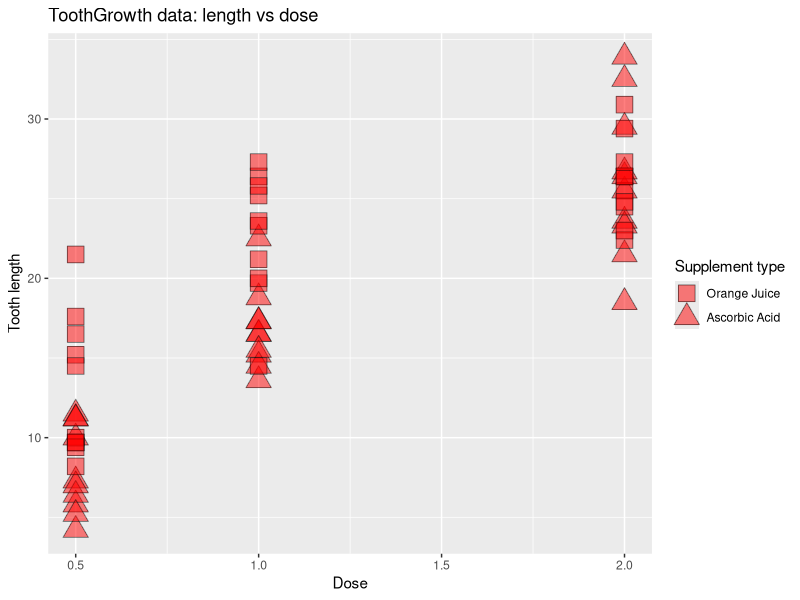

The R source for this figure:
## ---- chunk 1
library(dplyr)
library(datasets)
library(ggplot2)
## ---- chunk 2
data(ToothGrowth)
# ?ToothGrowth
summary(ToothGrowth)
str(ToothGrowth)
print(ggplot(data=ToothGrowth, aes(x=dose, y=len, shape=supp)) +
             xlab("Dose") +
             ylab("Tooth length") +
      ggtitle("ToothGrowth data: length vs dose") +              
      geom_point(size=6, alpha=0.5, fill="red") + #guides(shape=FALSE) +
        scale_shape_manual(values=c(22, 24),
                           name="Supplement type",
                       breaks=c("OJ", "VC"),
                       labels=c("Orange Juice", "Ascorbic Acid"))  
              )
## ---- chunk 3
CheckIntervalByDose <- function(supp,before,after) {
      d<-t.test(ToothGrowth$len[ToothGrowth$supp == supp & ToothGrowth$dose == after],
       ToothGrowth$len[ToothGrowth$supp == supp & ToothGrowth$dose == before]
       )$conf.int
m<-mean(ToothGrowth$len[ToothGrowth$supp == supp & ToothGrowth$dose == after]) -
        mean(ToothGrowth$len[ToothGrowth$supp == supp & ToothGrowth$dose == before])
cat(paste("Is difference of means",m," inside confidence interval",d[1],"-",d[2],"?\n"))
m
between(m,d[1],d[2]) 
}

CheckIntervalByDose('OJ', 0.5, 1)
CheckIntervalByDose('OJ', 1,   2)
CheckIntervalByDose('VC', 0.5, 1)
CheckIntervalByDose('VC', 1,   2)
## ---- chunk 4
JustByDose <- function(before, after) {
(d<-t.test(ToothGrowth$len[ToothGrowth$dose == after],
       ToothGrowth$len[ToothGrowth$dose == before]
       )$conf.int)
(m<-mean(ToothGrowth$len[ToothGrowth$dose == after]) -
        mean(ToothGrowth$len[ToothGrowth$dose == before]))
cat(paste("Is difference of means",m," inside confidence interval",d[1],"-",d[2],"?\n"))
between(m,d[1],d[2])
}
JustByDose(0.5, 1)
JustByDose(1,   2)
